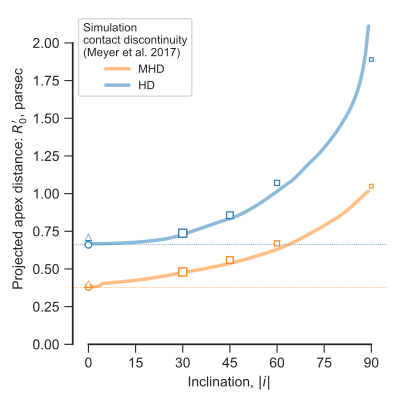

The Python source for this figure:
T=[["Source", "R0/pc", "Rc/R0", "R90/R0", "Rm90/R0"], ["M17-MHD2040-AllB7", "0.38", "3.57", "1.95", "1.92"], ["M17-MHD2040-AllB7-Halpha-i00", "0.40", "2.83", "1.90", "1.89"], ["M17-MHD2040-AllB7-60mic-i30", "0.48", "2.14", "1.74", "1.73"], ["M17-MHD2040-AllB7-60mic-i45", "0.56", "1.70", "1.59", "1.61"], ["M17-MHD2040-AllB7-60mic-i60", "0.67", "1.51", "1.47", "1.46"], ["M17-HD2040", "0.66", "1.78", "1.75", "1.75"], ["M17-HD2040-Halpha-i00", "0.71", "2.33", "1.83", "1.85"], ["M17-HD2040-Halpha-i00-CD", "0.59", "1.68", "1.93", "1.93"], ["M17-HD2040-Halpha-i00-BS", "0.75", "1.91", "1.83", "1.83"], ["M17-HD2040-60mic-i30", "1.17", "1.89", "1.80", "1.79"], ["M17-HD2040-60mic-i45", "1.36", "1.87", "1.90", "1.59"], ["M17-HD2040-60mic-i60", "1.70", "1.66", "1.55", "1.59"], ["M17-MHD2040-AllB7-60mic-i90", 1.05, -999.0, -999.0, -999.0], ["M17-HD2040-60mic-i90", 3.0, -999.0, -999.0, -999.0]]
import sys
import numpy as np
from scipy.interpolate import interp1d
import statsmodels.api as sm
from astropy.table import Table
from matplotlib import pyplot as plt
import matplotlib.ticker
import seaborn as sns
from simulation_shape import Simulation
sys.path.append("../Dust-wave")
import bow_projection as bp
import bow_diagnostic

plotfile = sys.argv[0].replace('.py', '.pdf')

sns.set_style('ticks')
fig, ax = plt.subplots(figsize=(4, 4))


table = Table(rows=T[1:], names=T[0], dtype=[str] + [float]*4)

# Take average +/- std of the +ve and -ve R90
R90stack = np.stack([table['R90/R0'], table['Rm90/R0']])
table['R90'] = np.nanmean(R90stack, axis=0)
table['dR90'] = np.nanstd(R90stack, axis=0)
table.remove_columns(['R90/R0', 'Rm90/R0'])


def select_marker_style(s):
    if 'Halpha' in s:
        return '^'
    elif '60mic' in s:
        return 's'
    else:
        return 'o'

def select_marker_size(s):
    if 'i00' in s:
        return 5
    elif 'i30' in s:
        return 6
    elif 'i45' in s:
        return 5
    elif 'i60' in s:
        return 4
    elif 'i90' in s:
        return 3
    else:
        return 5

def select_inclination(s):
    if 'i00' in s:
        return 0.0
    elif 'i30' in s:
        return 30.0
    elif 'i45' in s:
        return 45.0
    elif 'i60' in s:
        return 60.0
    elif 'i90' in s:
        return 90.0
    else:
        return 0.0


table['marker style'] = [select_marker_style(s) for s in table['Source']]
table['marker size'] = [select_marker_size(s) for s in table['Source']]
table['inclination'] = [select_inclination(s) for s in table['Source']]

bp.N_NEIGHBORHOOD = 200
bp.DEGREE_POLY_NEIGHBORHOOD = 1
bp.SCALE_NEIGHBORHOOD = (60./180.) # => +/-60 deg at i=0
bp.DEGREE_POLY_NEIGHBORHOOD_90 = 2
bp.SCALE_NEIGHBORHOOD_90 = 0.01

models = ["M17-HD2040", "M17-MHD2040-AllB7"][::-1]
labels = ["HD", "MHD"][::-1]

colors = sns.color_palette(n_colors=len(models))[::-1]
for model, label, color in zip(models, labels, colors):
    R0 = 0.378 if 'MHD' in model else 0.661
    ax.axhline(R0, ls=':', lw=0.5, color=color)

    # First do the "theoretical" tracks
    shape = Simulation(name=model, force_open=True, cheby_degree=12)
    th_inf = bp.theta_infinity(shape)
    inc = np.linspace(0.0, np.pi/2, 100)
    tab = bow_diagnostic.parameter_table(inc, shape)
    R0p = tab['R_0 prime']
    ax.plot(np.degrees(inc), R0*R0p, c=color, label=label, lw=2.5, alpha=0.5)

    mask = [s.startswith(model) and not (s.endswith('BS') or s.endswith('CD')) 
            for s in table['Source']]
    data = table[mask]

    for row in data:
        FIX = 0.63 if label == "HD" and "60mic" in row["Source"] else 1.0
        ax.scatter(row['inclination'], row['R0/pc']*FIX,
                   marker=row['marker style'],
                   s=1.3*row['marker size']**2, zorder=100,
                   c=color, alpha=0.9, edgecolors='none')
        ax.scatter(row['inclination'], row['R0/pc']*FIX,
                   marker=row['marker style'],
                   s=(row['marker size'] - 1.2)**2, zorder=100,
                   c='w', alpha=1.0, edgecolors='none')

ax.legend(ncol=1, fontsize='small',
          title='Simulation\ncontact discontinuity\n(Meyer et al. 2017)',
          frameon=True, loc="upper left").get_title().set_size('small')
ax.set(
    xlim=[-5, 95],
    xticks=[0, 15, 30, 45, 60, 75, 90],
    ylim=[0., None],
    xlabel=r"Inclination, $|i|$",
    ylabel=r"Projected apex distance: $R_{0}'$, parsec",
)        
sns.despine(trim=True)
fig.tight_layout(pad=0.5)
fig.savefig(plotfile)
print(plotfile, end='')
